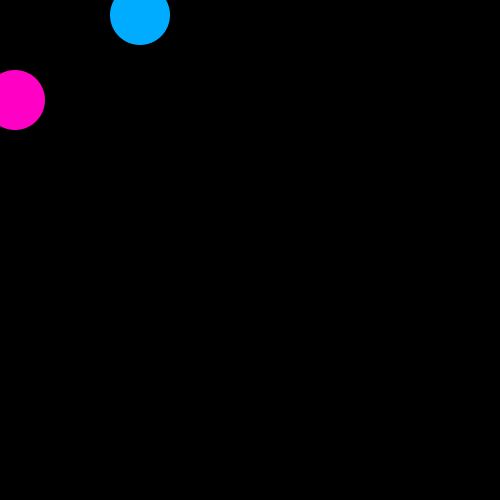
Frame 1 (no input)
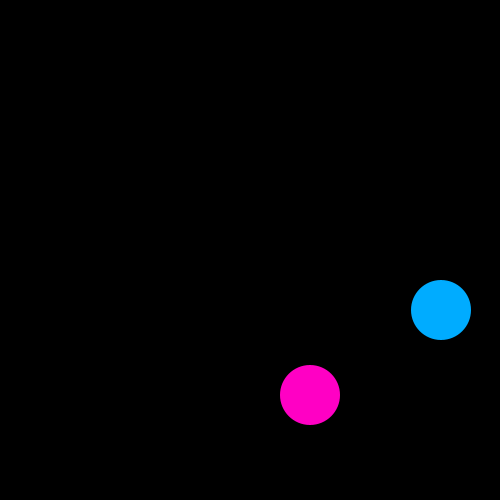
Frame 60 (the mouse pressed at the canvas centre just before this capture)
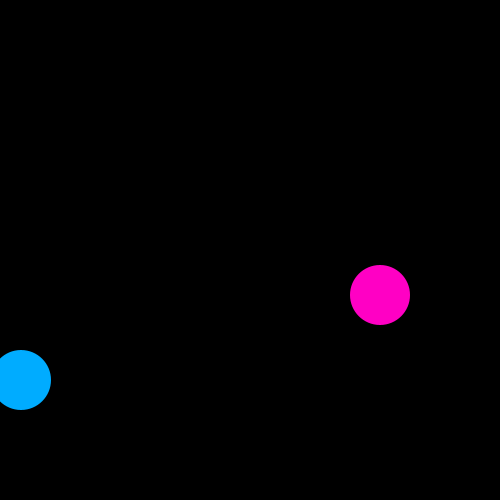
Frame 120 (the mouse held since frame 60 and released just before this capture)

The Processing sketch that drew these frames (run headless with seeded random() and noise(); from frame 60 on, the mouse is pressed at the canvas centre):

// Processing sketch: Day09_5_collision_detection
// ── Day09_5_collision_detection.pde
//collision detection thanks to Y. Huang Bootcamp team F

int ballXa = 15;
int ballYa = 100;
int ballXb = 140;
int ballYb = 15;
int xVelocitya = 5;
int yVelocitya = 5;
int xVelocityb = 7;
int yVelocityb = 5;
int diameter = 60;
 
void setup() {
  size(500,500);
  background(0);
  smooth();
}
 
void draw() {
  background(0);
  noStroke();
  fill(255, 0, 196);
  ellipse(ballXa, ballYa, diameter, diameter);
  fill(0, 172, 255);
  ellipse(ballXb, ballYb, diameter, diameter);
   
  ballXa += xVelocitya;
  ballYa += yVelocitya;
 
  ballXb += xVelocityb;
  ballYb += yVelocityb;
   
  if (ballXa >= 495 || ballXa <= 15){
   xVelocitya *= -1;
  }
   
  if (ballYa >= 495 || ballYa <= 15){
   yVelocitya *= -1;
     
  } 
    
  if (ballXb >= 495 || ballXb <= 15){
   xVelocityb *= -1;
  }
   
  if (ballYb >= 495 || ballYb <= 15){
   yVelocityb *= -1;
     
  }    
  
  // up until this point, it's just the regular bouncing balls
  // This is where the collision is being weitten:
 
  if (dist(ballXa, ballYa, ballXb, ballYb) <= diameter) {
  xVelocitya *= -1;
  yVelocitya *= -1;
  xVelocityb *= -1;
  yVelocityb *= -1;
  }
 
}
